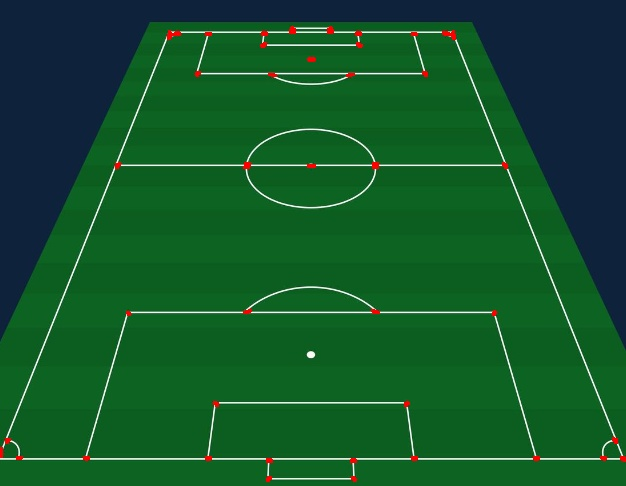
#> input picture Lab_3/data/partA/Harris_football.jpg, 626 x 486 px, given as the content of the folder ../data/source/, which was not available
$ jupyter execute --allow-errors partA_to-do.ipynb   (text cells are left out)
#> lines starting #> are read from the running program, lines starting #| are printed output that depends on the picture; pictures that were not available may be replaced by others from this repository, and a replacement may not be noted
[cell 1]
import numpy as np
import cv2
import os
import imageio
from typing import List

[cell 2]
# TODO Create a folder to save all partA results (inside data)
folder_name = "partA"
folder_path = os.path.join("../data", folder_name)
os.makedirs(folder_path, exist_ok=True)

[cell 3]
# This initial part is to highlight that cv2.imshow() and cv2.imwrite() works well with previous BGR conversion
def imageio_load_images(filenames: List) -> List:
    '''
    Load images using imageio.imread function (RGB)
    '''
    return [imageio.v2.imread(filename) for filename in filenames]

def opencv_load_images(filenames: List) -> List:
    '''
    Load images cv2.imread function (BGR)
    '''
    return [cv2.imread(filename) for filename in filenames]

# TODO Create two sorted lists with the paths of all images in the data/source folder using glob
path = "../data/source/"
source_paths = [path + filename for filename in os.listdir(path)]
imageio_images = imageio_load_images(source_paths)
#> imageio_images = 1 item
opencv_images = opencv_load_images(source_paths)
#> opencv_images = 1 item

# TODO Last element of both image lists is a blue tennis court, so try saving them in partA folder
cv2.imwrite(os.path.join(folder_path, "tennis_court_opencv.jpg"), opencv_images[-1])
cv2.imwrite(os.path.join(folder_path, "tennis_court_imageio.jpg"), imageio_images[-1])
#> Out = True

[cell 4]
# TODO Define Harris Corner detection function
def harris_corner_detector(image: np.array, blockSize: int, ksize: int, k: float):
    '''
    image - Input image
    blockSize - Size of neighborhood considered for corner detection
    ksize - Aperture parameter of the Sobel derivative used
    k - Harris detector free parameter in the equation.
    '''
#> called with blockSize = 4, ksize = 5, k = 0.05
    # TODO Input image to Harris corner detector should be grayscale
    gray = cv2.cvtColor(image, cv2.COLOR_BGR2GRAY)
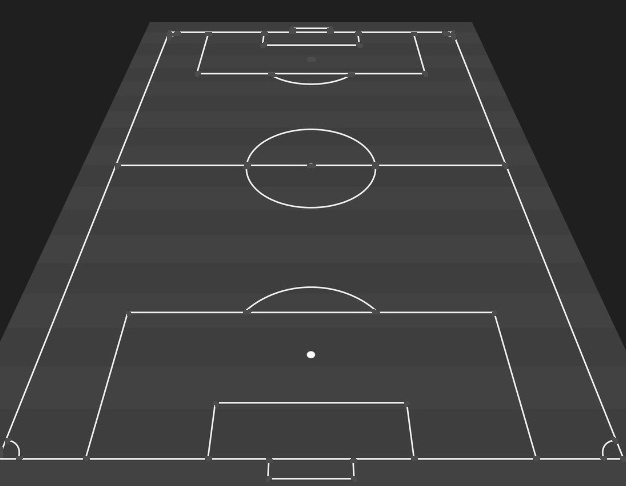
#> gray: shape (486, 626); min 25, max 254, mean 60.8
    # TODO Input image to Harris corner detector should be float32 type
    gray = np.float32(gray)
    # TODO Apply Harris corner detection
    harris = cv2.cornerHarris(gray, blockSize, ksize, k)
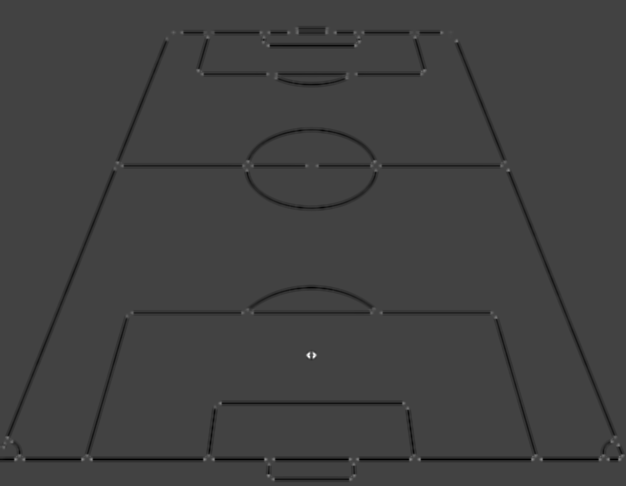
#> harris: shape (486, 626) float32; min -1.08e+09, max 3.03e+09, mean -24000156; drawn with min black and max white
    # Result is dilated for marking the corners, not important
    harris = cv2.dilate(harris, None)
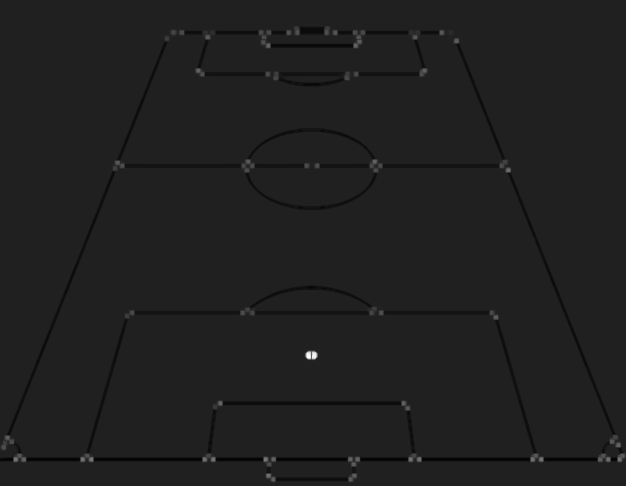
#> harris: shape (486, 626) float32; min -447156352, max 3.03e+09, mean -4819919.5; drawn with min black and max white
    # TODO Threshold for an optimal value of 1% of maximal R value
    # If pixel value > 1% max value, yo should to hightlight this as a red corner
    image[harris > 0.01 * harris.max()] = [0, 0, 255]
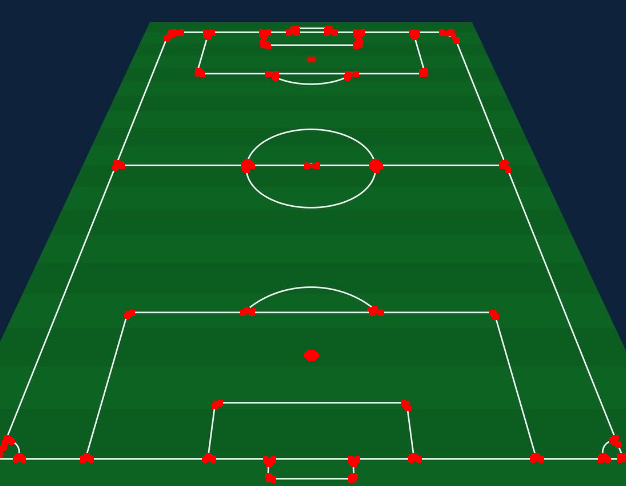
#> image: shape (486, 626, 3); mean B, G, R 41.8, 84.8, 20.5
    return image

[cell 5]
# This section is designed to to change corner detection parameters for each image
# We want to save processed image in path: Lab3/data/partA/Harris_{save_name}.jpg

# First image
save_name = "geometry"
# TODO Copy first original image
image = opencv_images[0].copy()
# TODO Apply Harris Corner Detection
harris_image = harris_corner_detector(image, blockSize = 4, ksize = 5, k = 0.05)
# TODO Save final image in partA folder
cv2.imwrite(os.path.join(folder_path, f"Harris_{save_name}.jpg"), harris_image)

# Second image
save_name = "football"
# TODO Copy second original image
#> (the rest of this cell did not finish here and is left out)

[cell 6]
# TODO Define Shi-Tomasi corner detection function
def shi_tomasi_corner_detection(image: np.array, maxCorners: int, qualityLevel:float, minDistance: int, corner_color: tuple, radius: int):
    '''
    image - Input image
    maxCorners - Maximum number of corners to return.
                 If there are more corners than are found, the strongest of them is returned.
                 maxCorners <= 0 implies that no limit on the maximum is set and all detected corners are returned
    qualityLevel - Parameter characterizing the minimal accepted quality of image corners.
                   The parameter value is multiplied by the best corner quality measure, which is the minimal eigenvalue or the Harris function response.
                   The corners with the quality measure less than the product are rejected.
                   For example, if the best corner has the quality measure = 1500, and the qualityLevel=0.01 , then all the corners with the quality measure less than 15 are rejected
    minDistance - Minimum possible Euclidean distance between the returned corners
    corner_color - Desired color to highlight corners in the original image
    radius - Desired radius (pixels) of the circle
    '''
#> called with maxCorners = 0, qualityLevel = 0.07, minDistance = 5, corner_color = (128, 0, 128), radius = 3
    # TODO Input image to Tomasi corner detector should be grayscale
    gray = cv2.cvtColor(image, cv2.COLOR_BGR2GRAY)
    # TODO Apply cv2.goodFeaturesToTrack function
    corners = cv2.goodFeaturesToTrack(gray, maxCorners, qualityLevel, minDistance)
#> corners = 97 rows, first 8: [507, 169], [89, 458], [265, 458], [617, 444], [619, 458], [268, 475], [540, 458], [212, 458]
    # TODO Corner coordinates conversion to integers
    corners = np.int0(corners)
    for corner in corners:
        # Multidimensional array into flattened array, if necessary
        x, y = corner.ravel()
        # TODO Circle corners
        cv2.circle(image, (x, y), radius, corner_color, -1)
#> this loop made 97 passes
#> (x, y) on passes 1 to 12: (507, 169), (89, 458), (265, 458), (617, 444), (619, 458), (268, 475), (540, 458), (212, 458), (15, 458), (417, 458), (83, 458), (532, 458)
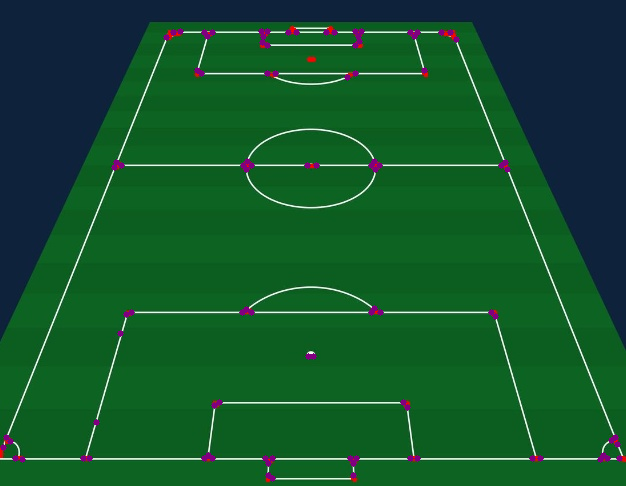
#> image: shape (486, 626, 3); mean B, G, R 43.1, 85.1, 18.6
    return image
